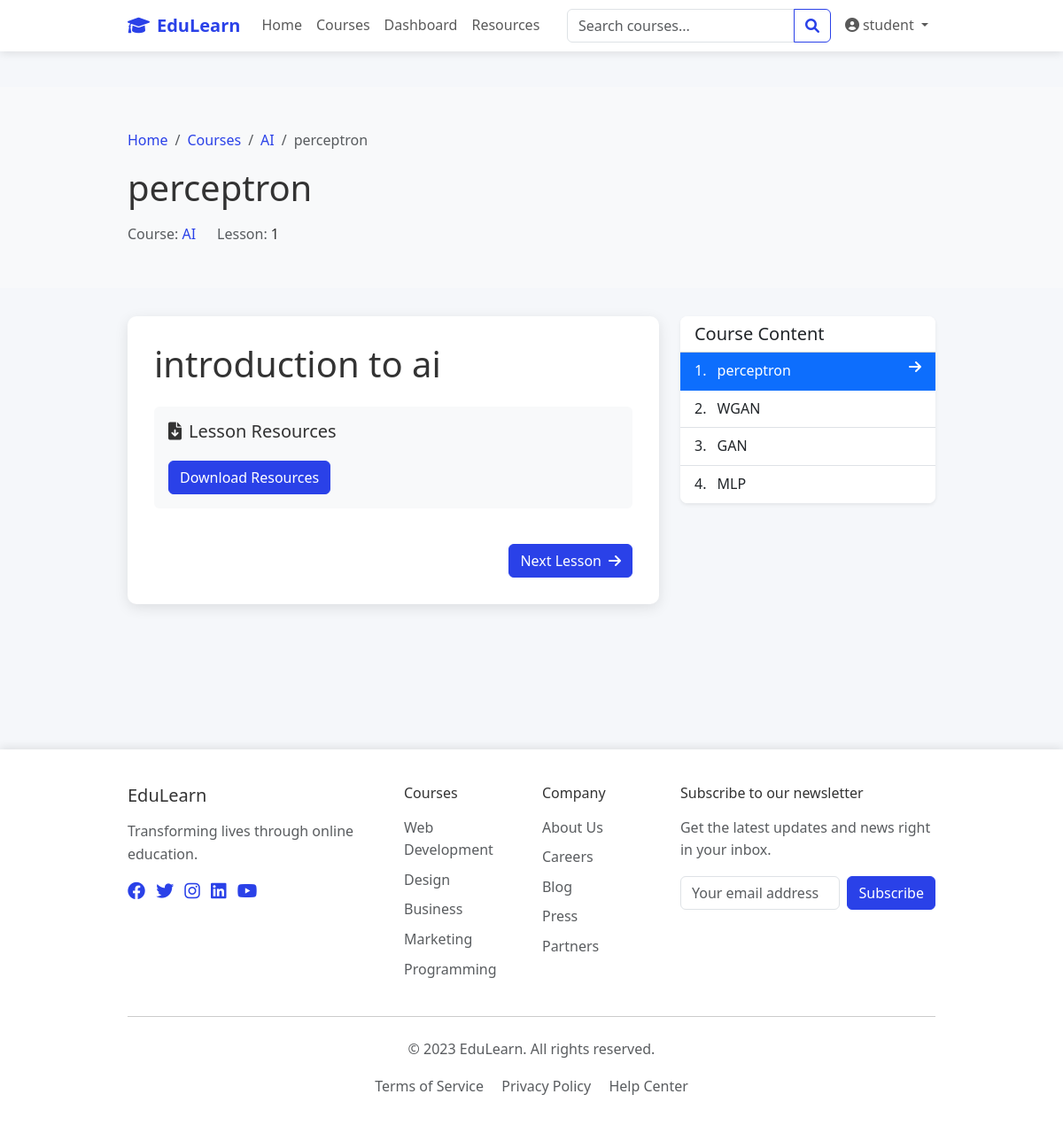
The app's page /lessons/1 (signed in) with its own data.
### models.py (models this page shows, shortened)
class User(UserMixin, db.Model):
    id = db.Column(db.Integer, primary_key=True)
    username = db.Column(db.String(64), unique=True, nullable=False)
    email = db.Column(db.String(120), unique=True, nullable=False)
    password_hash = db.Column(db.String(256), nullable=False)
    role = db.Column(db.String(20), nullable=False)  # 'student', 'instructor', 'admin'
    created_at = db.Column(db.DateTime, default=datetime.utcnow)
    student_profile = db.relationship('Student', backref='user', uselist=False)
    instructor_profile = db.relationship('Instructor', backref='user', uselist=False)
    def is_admin(self):
        return self.role == 'admin'
    def is_instructor(self):
        return self.role == 'instructor'

class Course(db.Model):
    id = db.Column(db.Integer, primary_key=True)
    name = db.Column(db.String(120), nullable=False)
    description = db.Column(db.Text, nullable=False)
    instructor_id = db.Column(db.Integer, db.ForeignKey('instructor.id'), nullable=False)
    created_at = db.Column(db.DateTime, default=datetime.utcnow)
    image_url = db.Column(db.String(255))
    enrollments = db.relationship('Enrollment', back_populates='course', cascade='all, delete-orphan')
    lessons = db.relationship('Lesson', backref='course', lazy='dynamic', cascade='all, delete-orphan')
    assignments = db.relationship('Assignment', backref='course', lazy='dynamic', cascade='all, delete-orphan')
    schedules = db.relationship('Schedule', backref='course', lazy='dynamic', cascade='all, delete-orphan')

class Lesson(db.Model):
    id = db.Column(db.Integer, primary_key=True)
    title = db.Column(db.String(120), nullable=False)
    content = db.Column(db.Text, nullable=False)
    file_url = db.Column(db.String(255))
    order = db.Column(db.Integer, nullable=False)
    course_id = db.Column(db.Integer, db.ForeignKey('course.id'), nullable=False)
    created_at = db.Column(db.DateTime, default=datetime.utcnow)

### routes.py (the view)
@app.route('/lessons/<int:lesson_id>')
@login_required
def lesson_detail(lesson_id):
    lesson = Lesson.query.get_or_404(lesson_id)
    course = lesson.course
    if current_user.role == 'student':
        enrollment = Enrollment.query.filter_by(student_id=current_user.student_profile.id, course_id=course.id, status='approved').first()
        if not enrollment:
            flash('You must be enrolled in the course to view lessons.', 'danger')
            return redirect(url_for('course_detail', course_id=course.id))
    elif current_user.role == 'instructor' and course.instructor_id != current_user.instructor_profile.id:
        if not current_user.is_admin():
            flash('You do not have permission to view this lesson.', 'danger')
            return redirect(url_for('course_detail', course_id=course.id))
    course_lessons = course.lessons.order_by(Lesson.order).all()
    prev_lesson = None
    next_lesson = None
    for i, current_lesson in enumerate(course_lessons):
        if current_lesson.id == lesson.id:
            if i > 0:
                prev_lesson = course_lessons[i-1]
            if i < len(course_lessons) - 1:
                next_lesson = course_lessons[i+1]
            break
    return render_template('lessons/detail.html',
                           lesson=lesson,
                           course_lessons=course_lessons,
                           prev_lesson=prev_lesson,
                           next_lesson=next_lesson)

### app.py (called while the page is built)
@login_manager.user_loader
def load_user(user_id):
    from models import User
    return User.query.get(int(user_id))

### templates/lessons/detail.html (shortened to what this page needs)
{% extends "base.html" %}
{% block content %}
<div class="lesson-header">
    <div class="container">
        <nav aria-label="breadcrumb">
            <ol class="breadcrumb">
                <li class="breadcrumb-item"><a href="{{ url_for('index') }}">Home</a></li>
                <li class="breadcrumb-item"><a href="{{ url_for('courses') }}">Courses</a></li>
                <li class="breadcrumb-item"><a href="{{ url_for('course_detail', course_id=lesson.course.id) }}">{{ lesson.course.name }}</a></li>
                <li class="breadcrumb-item active" aria-current="page">{{ lesson.title }}</li>
            </ol>
        </nav>
        <h1 class="mb-3">{{ lesson.title }}</h1>
        <div class="d-flex align-items-center">
            <div class="me-4">
                <span class="text-muted">Course:</span>
                <a href="{{ url_for('course_detail', course_id=lesson.course.id) }}">{{ lesson.course.name }}</a>
            </div>
            <div>
                <span class="text-muted">Lesson:</span>
                <span>{{ lesson.order }}</span>
            </div>
        </div>
    </div>
</div>
<div class="container mb-5">
    <div class="row">
        <div class="col-lg-8">
            <div class="lesson-content-container">
                <div class="lesson-content">
                    {{ lesson.content|safe }}
                    {% if lesson.file_url %}
                    <div class="mt-4 p-3 bg-light rounded">
                        <h5><i class="fas fa-file-download me-2"></i>Lesson Resources</h5>
                        <a href="{{ lesson.file_url }}" class="btn btn-primary mt-2" target="_blank">
                            Download Resources
                        </a>
                    </div>
                    {% endif %}
                </div>
                <div class="lesson-navigation">
                    <div class="d-flex justify-content-between">
                        {% if next_lesson %}
                        <a href="{{ url_for('lesson_detail', lesson_id=next_lesson.id) }}" class="btn btn-primary">
                            Next Lesson<i class="fas fa-arrow-right ms-2"></i>
                        </a>
                        {% else %}
                        <a href="{{ url_for('course_detail', course_id=lesson.course.id) }}" class="btn btn-success">
                            Complete<i class="fas fa-check ms-2"></i>
                        </a>
                        {% endif %}
                    </div>
                </div>
            </div>
        </div>
        <div class="col-lg-4 mt-4 mt-lg-0">
            <div class="card shadow-sm mb-4">
                <div class="card-header bg-white">
                    <h5 class="mb-0">Course Content</h5>
                </div>
                <div class="card-body p-0">
                    <div class="list-group list-group-flush">
                        {% for course_lesson in course_lessons %}
                        <a href="{{ url_for('lesson_detail', lesson_id=course_lesson.id) }}" class="list-group-item list-group-item-action {% if course_lesson.id == lesson.id %}active{% endif %}">
                            <div class="d-flex w-100 justify-content-between">
                                <div>
                                    <span class="me-2">{{ loop.index }}.</span>
                                    <span>{{ course_lesson.title }}</span>
                                </div>
                                {% if course_lesson.id == lesson.id %}
                                <i class="fas fa-arrow-right"></i>
                                {% endif %}
                            </div>
                        </a>
                        {% endfor %}
                    </div>
                </div>
            </div>
        </div>
    </div>
</div>
{% endblock %}

### templates/base.html (shortened to what this page needs)
<!DOCTYPE html>
<html lang="en">
<head>
    <link href="https://cdn.jsdelivr.net/npm/bootstrap@5.3.0/dist/css/bootstrap.min.css" rel="stylesheet">
    <link rel="stylesheet" href="https://cdnjs.cloudflare.com/ajax/libs/font-awesome/6.0.0/css/all.min.css">
    <link rel="stylesheet" href="{{ url_for('static', filename='css/main.css') }}">
    <link rel="stylesheet" href="{{ url_for('static', filename='css/course-images.css') }}">
</head>
<body>
    <div class="content-wrapper">
        <nav class="navbar navbar-expand-lg navbar-light">
            <div class="container">
                <a class="navbar-brand" href="{{ url_for('index') }}">
                    <i class="fas fa-graduation-cap me-2"></i>EduLearn
                </a>
                <div class="collapse navbar-collapse" id="navbarNav">
                    <ul class="navbar-nav me-auto">
                        <li class="nav-item">
                            <a class="nav-link" href="{{ url_for('index') }}">Home</a>
                        </li>
                        <li class="nav-item">
                            <a class="nav-link" href="{{ url_for('courses') }}">Courses</a>
                        </li>
                        {% if current_user.is_authenticated %}
                        <li class="nav-item">
                            <a class="nav-link" href="{{ url_for('dashboard') }}">Dashboard</a>
                        </li>
                        {% endif %}
                        <li class="nav-item">
                            <a class="nav-link" href="#">Resources</a>
                        </li>
                    </ul>
                    <form class="d-flex me-2" id="search-form">
                        <div class="input-group">
                            <input class="form-control" type="search" placeholder="Search courses..."
                                aria-label="Search">
                            <button class="btn btn-outline-primary" type="submit">
                                <i class="fas fa-search"></i>
                            </button>
                        </div>
                    </form>
                    <div class="navbar-nav">
                        {% if current_user.is_authenticated %}
                        <div class="nav-item dropdown">
                            <a class="nav-link dropdown-toggle" href="#" id="navbarDropdown" role="button"
                                data-bs-toggle="dropdown" aria-expanded="false">
                                <i class="fas fa-user-circle me-1"></i>{{ current_user.username }}
                            </a>
                        </div>
                        {% else %}
                        <a class="nav-link" href="{{ url_for('login') }}">Login</a>
                        <a class="btn btn-primary ms-2" href="{{ url_for('register') }}">Register</a>
                        {% endif %}
                    </div>
                </div>
            </div>
        </nav>
        <main class="py-4">
            {% block content %}{% endblock %}
        </main>
    </div>
    <footer class="footer">
        <div class="container">
            <div class="row">
                <div class="col-md-4 mb-4 mb-md-0">
                    <h5 class="mb-3">EduLearn</h5>
                    <p class="text-muted">Transforming lives through online education.</p>
                    <div class="social-icons mt-3">
                        <a href="#" class="me-2"><i class="fab fa-facebook fa-lg"></i></a>
                        <a href="#" class="me-2"><i class="fab fa-twitter fa-lg"></i></a>
                        <a href="#" class="me-2"><i class="fab fa-instagram fa-lg"></i></a>
                        <a href="#" class="me-2"><i class="fab fa-linkedin fa-lg"></i></a>
                        <a href="#" class="me-2"><i class="fab fa-youtube fa-lg"></i></a>
                    </div>
                </div>
                <div class="col-md-2 col-6 mb-4 mb-md-0">
                    <h6 class="mb-3">Courses</h6>
                    <ul class="list-unstyled">
                        <li class="mb-2"><a href="#" class="text-muted">Web Development</a></li>
                        <li class="mb-2"><a href="#" class="text-muted">Design</a></li>
                        <li class="mb-2"><a href="#" class="text-muted">Business</a></li>
                        <li class="mb-2"><a href="#" class="text-muted">Marketing</a></li>
                        <li class="mb-2"><a href="#" class="text-muted">Programming</a></li>
                    </ul>
                </div>
                <div class="col-md-2 col-6 mb-4 mb-md-0">
                    <h6 class="mb-3">Company</h6>
                    <ul class="list-unstyled">
                        <li class="mb-2"><a href="#" class="text-muted">About Us</a></li>
                        <li class="mb-2"><a href="#" class="text-muted">Careers</a></li>
                        <li class="mb-2"><a href="#" class="text-muted">Blog</a></li>
                        <li class="mb-2"><a href="#" class="text-muted">Press</a></li>
                        <li class="mb-2"><a href="#" class="text-muted">Partners</a></li>
                    </ul>
                </div>
                <div class="col-md-4">
                    <h6 class="mb-3">Subscribe to our newsletter</h6>
                    <p class="text-muted mb-3">Get the latest updates and news right in your inbox.</p>
                    <form class="d-flex">
                        <input type="email" class="form-control me-2" placeholder="Your email address">
                        <button type="submit" class="btn btn-primary">Subscribe</button>
                    </form>
                </div>
            </div>
            <hr class="my-4">
            <div class="text-center text-muted">
                <p>&copy; 2023 EduLearn. All rights reserved.</p>
                <p class="mb-0">
                    <a href="#" class="text-muted me-3">Terms of Service</a>
                    <a href="#" class="text-muted me-3">Privacy Policy</a>
                    <a href="#" class="text-muted">Help Center</a>
                </p>
            </div>
        </div>
    </footer>
</body>
</html>

### static/css/main.css (style rules this page uses)
:root { --primary-color: #2a41e8; --secondary-color: #4d84ff; --dark-color: #333333; --light-color: #f5f7fa; --success-color: #28a745; --warning-color: #ffc107; --danger-color: #dc3545; --info-color: #17a2b8; --gray-color: #6c757d; --border-color: #dee2e6; --shadow-color: rgba(0, 0, 0, 0.1); }
body { font-family: "Segoe UI", Tahoma, Geneva, Verdana, sans-serif; line-height: 1.6; color: var(--dark-color); background-color: var(--light-color); margin: 0; padding: 0; min-height: 100vh; display: flex; flex-direction: column; overflow-x: hidden; }
a { color: var(--primary-color); text-decoration: none; }
.btn-primary { background-color: var(--primary-color); border-color: var(--primary-color); }
.btn-outline-primary { color: var(--primary-color); border-color: var(--primary-color); }
.navbar { background-color: white; box-shadow: 0 2px 10px var(--shadow-color); position: relative; z-index: 1030; }
.content-wrapper { flex: 1 0 auto; display: flex; flex-direction: column; width: 100%; min-height: 100%; padding-bottom: 2rem; }
main { flex: 1 0 auto; width: 100%; padding: 2rem 0; }
.container { width: 100%; padding-right: var(--bs-gutter-x, 0.75rem); padding-left: var(--bs-gutter-x, 0.75rem); margin-right: auto; margin-left: auto; max-width: 1320px; }
.navbar-brand { font-weight: 700; color: var(--primary-color) !important; }
.card { border-radius: 8px; overflow: hidden; box-shadow: 0 4px 15px var(--shadow-color); transition: transform 0.3s ease, box-shadow 0.3s ease; border: none; background: #fff; position: relative; isolation: isolate; margin-bottom: 1.5rem; height: fit-content; }
.footer { background-color: white; padding: 40px 0; margin-top: 60px; box-shadow: 0 -2px 10px var(--shadow-color); }
@media (max-width: 1200px) { .container { max-width: 960px; } }

### templates/lessons/detail.html (style rules this page uses)
.lesson-header { background-color: #f8f9fa; padding: 3rem 0; margin-bottom: 2rem; }
.lesson-content-container { background-color: #fff; border-radius: 10px; box-shadow: 0 4px 15px rgba(0, 0, 0, 0.1); padding: 30px; }
.lesson-navigation { margin-top: 40px; }

### records on screen
User: username "student"
Course: course.name "AI"
Lesson: title "perceptron", order "1", content "introduction to ai"
Lesson: title "WGAN"
Lesson: title "GAN"
Lesson: title "MLP"
